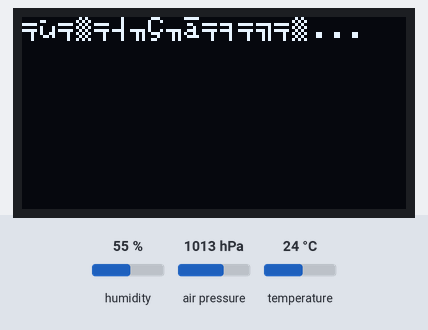
Simulated run of this sketch. Board: ESP32. Parts: 128×64 one-colour display. Inputs (shaded band) come from the test bench; at power-on: humidity 55 %, air pressure 1013 hPa, temperature 24 °C. WiFi joins after 1.5 s; servers stay silent unless stated; uploads are accepted with an empty reply; random numbers use the default seed unless the sketch sets one; what the sketch prints to the serial monitor is not drawn.

Above: at 1.1 s.
At 2.6 s:
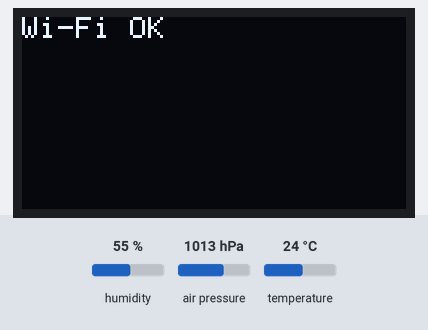
At 3.7 s:
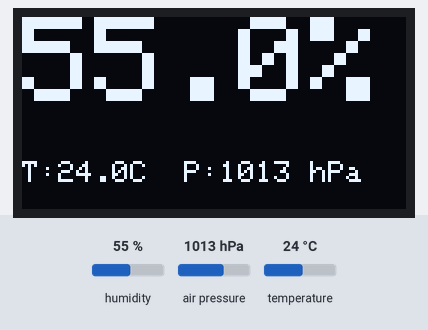

Measured:
- what the display in image 0 shows lasts 1.5 s, from 1.1 s to 2.6 s
- what the display in image 1 shows lasts 1.0 s, from 2.6 s to 3.6 s

The sketch:

32-bme-display.ino
```cpp
#include <WiFi.h>
#include <HTTPClient.h>
#include <Wire.h>
#include <Adafruit_Sensor.h>
#include <Adafruit_BME280.h>
#include <Adafruit_GFX.h>
#include <Adafruit_SSD1306.h>
#include "esp_system.h"  // esp_random()

// === НАСТРОЙКИ ===
const char* ssid = "ELTEX-8478";
const char* password = "eSm-kp7-VdF-PtA";
const int timeDelay = 60000;

#define SENSOR_ID 1
#define I2C_SDA 32
#define I2C_SCL 33

// Сервера (массив для совместимости)
const char* servers[] = {"192.168.1.100", "192.168.1.101"};
const int SERVER_COUNT = 2;
const int serverPort = 5000;
const char* endpoint = "/data";

// OLED
#define SCREEN_WIDTH 128
#define SCREEN_HEIGHT 64
#define OLED_RESET -1
#define OLED_ADDRESS 0x3C

// Глобальные переменные
TwoWire I2C_BME = TwoWire(0);
Adafruit_BME280 bme;
Adafruit_SSD1306 display(SCREEN_WIDTH, SCREEN_HEIGHT, &I2C_BME, OLED_RESET);
WiFiClient wifiClient;
bool bmeReady = false;
String sessionPUID;

// === Генерация сессионного PUID (32 бита) ===
String generateSessionPUID() {
  char buf[16];
  snprintf(buf, sizeof(buf), "%08X", esp_random());
  return String(buf);
}

// === Инициализация BME280 ===
bool initBME() {
  I2C_BME.begin(I2C_SDA, I2C_SCL, 400000);
  if (bme.begin(0x76, &I2C_BME) || bme.begin(0x77, &I2C_BME)) {
    Serial.println("✓ BME280 найден");
    return true;
  }
  Serial.println("✗ BME280 не найден");
  return false;
}

// === Отправка на один сервер ===
bool sendToServer(const char* host, const String& json) {
  HTTPClient http;
  String url = "http://" + String(host) + ":" + String(serverPort) + String(endpoint);

  Serial.print("  → ");
  Serial.print(host);

  if (http.begin(wifiClient, url)) {
    http.addHeader("Content-Type", "application/json");
    int code = http.POST(json);
    Serial.print(" [");
    Serial.print(code);
    Serial.println("]");
    http.end();
    return (code == 200 || code == 201);
  } else {
    Serial.println(" [HTTP ERROR]");
    return false;
  }
}

// === Обновление OLED ===
void updateDisplay(float h, float t, float p) {
  display.clearDisplay();
  display.setTextSize(4);
  display.setTextColor(SSD1306_WHITE);
  display.setCursor(0, 0);
  display.print(h, 1);
  display.println("%");

  display.setTextSize(1);
  display.setCursor(0, 48);
  display.print("T:");
  display.print(t, 1);
  display.print("C  P:");
  display.print(p, 0);
  display.println(" hPa");
  display.display();
}

void setup() {
  Serial.begin(9600);
  delay(1000);
  Serial.println("\n=== ESP32 BME280 + OLED ===");

  // OLED
  if (!display.begin(SSD1306_SWITCHCAPVCC, OLED_ADDRESS)) {
    Serial.println("✗ OLED ошибка");
    for (;;);
  }
  display.clearDisplay();
  display.setTextSize(1);
  display.setTextColor(SSD1306_WHITE);
  display.setCursor(0, 0);
  display.println("Загрузка...");
  display.display();

  // PUID сессии
  sessionPUID = generateSessionPUID();
  Serial.print("Session PUID: ");
  Serial.println(sessionPUID);

  // BME
  int attempts = 0;
  while (!bmeReady && attempts < 5) {
    if (initBME()) bmeReady = true;
    else { attempts++; delay(1000); }
  }

  // Wi-Fi
  Serial.print("Wi-Fi: ");
  WiFi.begin(ssid, password);
  unsigned long timeout = millis();
  while (WiFi.status() != WL_CONNECTED && millis() - timeout < 30000) {
    delay(500);
    Serial.print(".");
  }
  Serial.println(WiFi.status() == WL_CONNECTED ? "OK" : "ERROR");

  display.clearDisplay();
  display.setCursor(0, 0);
  display.println(WiFi.status() == WL_CONNECTED ? "Wi-Fi OK" : "Wi-Fi Error");
  display.display();
  delay(1000);
}

void loop() {
  // Переподключение Wi-Fi
  if (WiFi.status() != WL_CONNECTED) {
    Serial.println("\n⚠ Wi-Fi reconnect...");
    WiFi.reconnect();
    delay(5000);
    return;
  }

  // Восстановление BME
  if (!bmeReady) {
    if (initBME()) bmeReady = true;
    else { delay(2000); return; }
  }

  // Чтение данных
  float t = bme.readTemperature();
  float h = bme.readHumidity();
  float p = bme.readPressure() / 100.0F;

  if (isnan(t) || isnan(h) || isnan(p)) {
    Serial.println("✗ BME read error");
    bmeReady = false;
    delay(2000);
    return;
  }

  // OLED
  updateDisplay(h, t, p);

  // JSON: puid+ts в одном поле, без лишней запятой
  String json = "{"
                "\"puid\":\"" + sessionPUID + "-" + String(millis()) + "\","
                "\"sensor_id\":" + String(SENSOR_ID) + ","
                "\"temperature\":" + String(t, 1) + ","
                "\"humidity\":" + String(h, 1) + ","
                "\"pressure\":" + String(p, 1) +
                "}";

  Serial.println("\n→ Payload: " + json);

  // Отправка на все сервера
  for (int i = 0; i < SERVER_COUNT; i++) {
    sendToServer(servers[i], json);
    delay(100);
  }

  delay(timeDelay);
}
```
